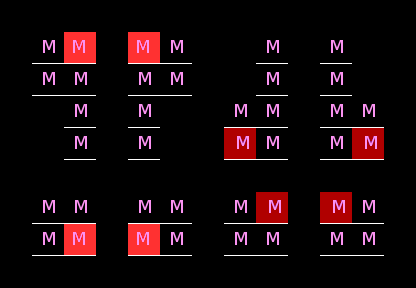

Tiled map render using the project's own tile images. Description and the map definition, with tile-layer contents summarised, below:
An orthogonal 13x9 tile map with 32x32 px tiles, 2 tile layers (ruleRegions, ruleSet), 4 hidden layers not drawn, 4 tilesets.

<map version="1.0" orientation="orthogonal" width="13" height="9" tilewidth="32" tileheight="32">
 <tileset firstgid="1" name="set_icemountain" tilewidth="32" tileheight="32">
  <image source="../graphics/tiles/set_icemountain.png" width="96" height="64" />
 </tileset>
 <tileset firstgid="7" name="set_rules" tilewidth="32" tileheight="32">
  <image source="../graphics/tiles/set_rules.png" width="32" height="32" />
 </tileset>
 <tileset firstgid="8" name="Snow" tilewidth="32" tileheight="32">
  <image source="../graphics/tiles/Snow.png" width="512" height="512" />
 </tileset>
 <tileset firstgid="264" name="collision" tilewidth="32" tileheight="32">
  <image source="../graphics/tiles/collision.png" width="64" height="32" />
 </tileset>
 <layer name="ruleRegions" width="13" height="9">
  <data>[117 cells, 40 non-empty, 1 distinct tile ids]</data>
 </layer>
 <layer name="ruleSet" width="13" height="9">
  <data>[117 cells, 40 non-empty, 3 distinct tile ids]</data>
 </layer>
 <layer name="rule_Ground" width="13" height="9" visible="0">
  <data>[117 cells, 18 non-empty, 14 distinct tile ids]</data>
 </layer>
 <layer name="rule_Fringe" width="13" height="9" visible="0">
  <data>[117 cells, 0 non-empty, 0 distinct tile ids]</data>
 </layer>
 <layer name="rule_Over" width="13" height="9" visible="0">
  <data>[117 cells, 4 non-empty, 3 distinct tile ids]</data>
 </layer>
 <layer name="rule_Collision" width="13" height="9" visible="0">
  <data>[117 cells, 30 non-empty, 1 distinct tile ids]</data>
 </layer>
</map>
